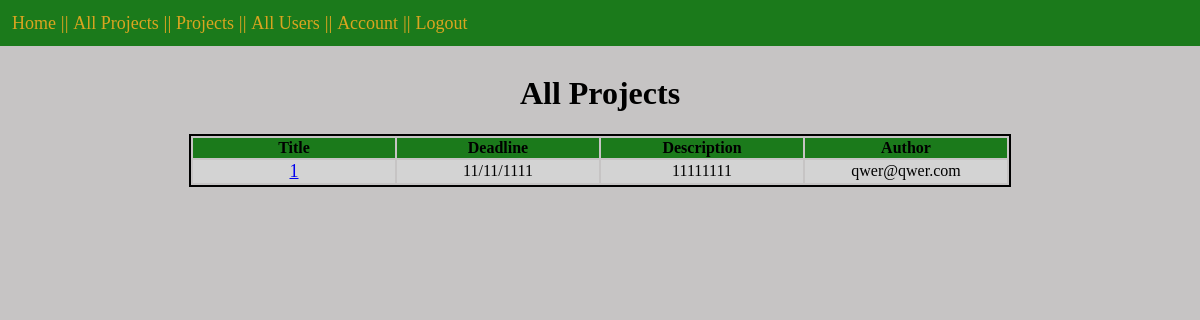
/all_projects (signed in), run on an earlier commit of the app's database.
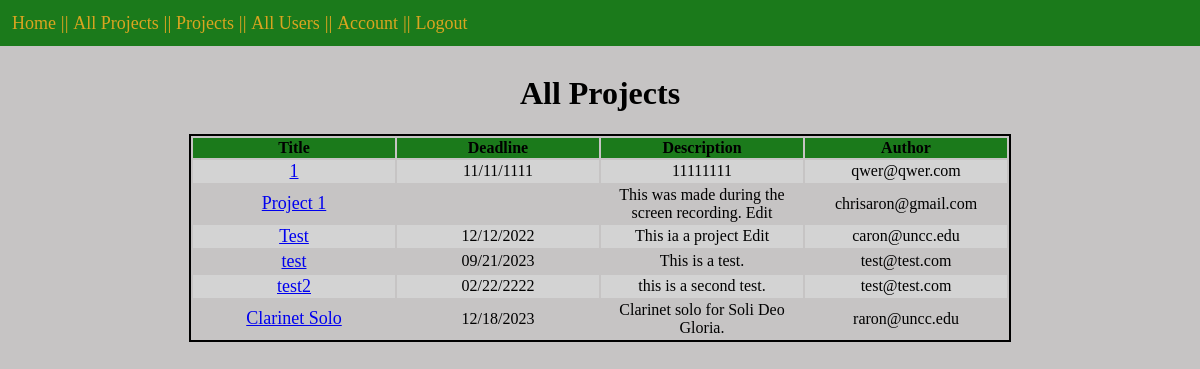
And on a later commit of the database.
### models.py (models this page shows, shortened)
class Project(db.Model):
    id = db.Column("id", db.Integer, primary_key=True)
    title = db.Column("title", db.String(200))
    text = db.Column("text", db.String(100))
    deadline = db.Column("deadline", db.String(50))
    user_id = db.Column(db.Integer, db.ForeignKey("user.id"), nullable=False)
    comments = db.relationship("Comment", backref="project", cascade = "all, delete-orphan", lazy=True)

class User(db.Model):
    id = db.Column("id", db.Integer, primary_key=True)
    first_name = db.Column("first_name", db.String(30))
    last_name = db.Column("last_name", db.String(30))
    email = db.Column("email", db.String(100))
    phone = db.Column("phone", db.String(10))
    name = db.Column("name", db.String(20))
    password = db.Column(db.String(255), nullable=False)
    registered_on = db.Column(db.DateTime, nullable=False)
    project = db.relationship("Project", backref="user", lazy=True)
    comments = db.relationship("Comment", backref="user", lazy=True)

### project.py (the view)
@app.route('/all_projects')
def all_projects():
    if(session.get('user')):
        projects = db.session.query(Project).all()
        return render_template('all_projects.html', projects = projects, user=session['user'])
    else:
        return redirect(url_for('login'))

### templates/all_projects.html (shortened to what this page needs)
<!DOCTYPE html>
<html lang="en">
    <head>
        <link rel="stylesheet" href="{{ url_for('static', filename='styles.css') }}">
        <header>
            <nav>
                <a href="{{ url_for('index') }}"> Home</a> ||
                <a href="{{ url_for('all_projects') }}">All Projects</a> ||
                <a href="{{ url_for('get_projects') }}"> Projects</a> ||
                <a href="{{ url_for('all_users') }}">All Users</a> ||
                <a href="{{ url_for('view_account') }}">Account</a> ||
                <a href="{{ url_for('logout') }}">Logout</a>
            </nav>
        </header>
    </head>
    <body>
        <br>
        <h1>All Projects</h1>
        <table>
            <tr>
                <th>Title</th>
                <th>Deadline</th>
                <th>Description</th>
                <th>Author</th>
            </tr>
            {% for value in projects %}
            <tr>
                <td><a href="{{ url_for('view_project', project_id=value.id) }}">{{ value.title }}</a></td>
                <td>{{ value.deadline }}</td>
                <td>{{ value.text }}</td>
                <td>{{ value.user.email }}</td>
            </tr>
            {% endfor %}
        </table>
    </body>
</html>

### static/styles.css (style rules this page uses)
header nav { position: fixed; top: 0; left: 0; width: 100%; list-style-type: none; margin: 0; padding: 0; overflow: hidden; background-color: rgb(27, 122, 27); color: goldenrod; display: block; padding: 12px 12px; text-decoration: none; font-size: larger; text-align: left; }
header a { color: goldenrod; text-decoration: none; }
body { margin: 3%; background-color: rgb(198, 196, 196); text-align: center; }
table { margin-left: auto; margin-right: auto; border: 2px solid black; }
th { width: 200px; background-color: rgb(27, 122, 27); }
tr:nth-child(even) { background-color: lightgray; }
td { width: 100px; border: black; }
a { font-size: large; }

What changed in the data, as far as the page shows it:
added Project: title "Project 1", text "This was made during the screen recording. Edit", user.email "chrisaron@gmail.com"
added Project: title "Test", deadline "12/12/2022", text "This ia a project Edit", user.email "caron@uncc.edu"
added Project: title "test", deadline "09/21/2023", text "This is a test.", user.email "test@test.com"
added Project: title "test2", deadline "02/22/2222", text "this is a second test.", user.email "test@test.com"
added Project: title "Clarinet Solo", deadline "12/18/2023", text "Clarinet solo for Soli Deo Gloria.", user.email "raron@uncc.edu"
